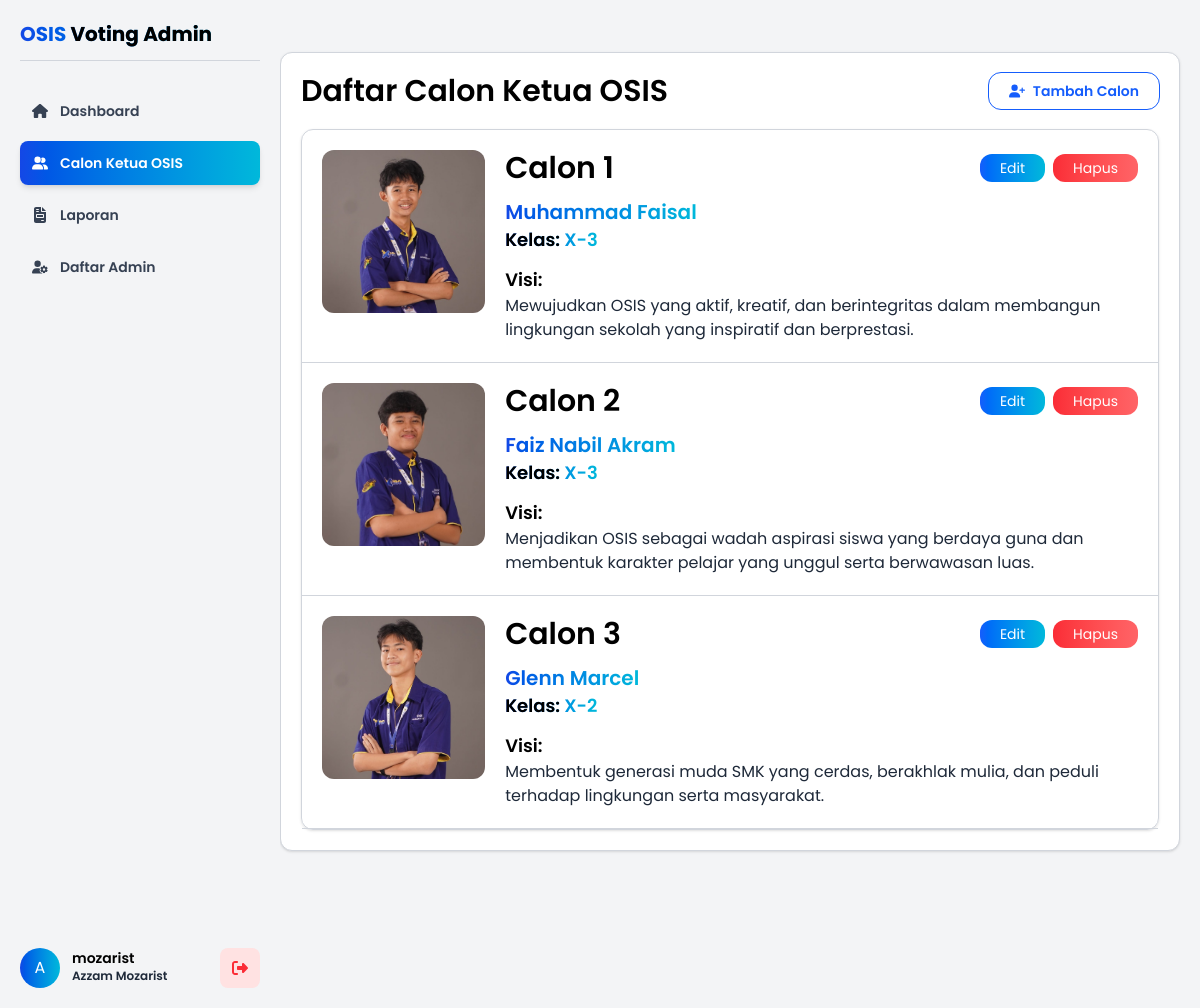
The app's page /admin/calon.php (signed in) with its own data.
### tables this page shows
CREATE TABLE `calon` (
  `id_calon` int NOT NULL,
  `nama` varchar(50) NOT NULL,
  `visi` text NOT NULL,
  `kelas` varchar(50) NOT NULL,
  `foto` varchar(255) NOT NULL
);

### admin/calon.php (the view, shortened to what this page needs)
<?php
include "header.php";
?>
<div class="flex justify-between">
    <h2 class="font-semibold text-3xl">Daftar Calon Ketua OSIS</h2>
<a href="tambah_calon.php" class="flex items-center gap-2 outline w-fit rounded-xl text-blue-600 hover:text-blue-800 px-5 py-2 text-sm font-semibold transition">
    Tambah Calon
</a>
</div>
<div class="border border-gray-300 rounded-xl shadow-sm divide-y divide-gray-300">
    <?php
    $no = 1;
    $sql = "SELECT * FROM calon ORDER BY id_calon ASC";
    $hasil = mysqli_query($koneksi, $sql);
    if (mysqli_num_rows($hasil) == 0) {
        echo "<p>Belum ada calon ketua OSIS!</p>";
    } else {
        foreach ($hasil as $hsl) {
    ?>
    <div class="p-5 w-full flex flex-col md:flex-row gap-5">
    <img src="../Assets/uploads/<?=$hsl['foto']?>" class="w-full md:w-1/5 md:h-1/5 2xl:w-1/7 rounded-xl object-cover aspect-square" alt="foto calon">
    <div class="flex flex-col gap-3 flex-1">
        <div class="flex flex-col md:flex-row justify-between items-start md:items-center gap-5">
            <h5 class="order-2 md:order-1 text-blue-0 text-3xl font-semibold">Calon <?=$no++?></h5>
            <div class="flex gap-2 order-1 md:order-2 w-full md:w-fit">
                <a href="edit_calon.php?id_calon=<?= $hsl['id_calon']?>" class="bg-gradient-to-r from-blue-600 to-cyan-500 px-5 py-1 w-full md:w-fit rounded-xl text-sm text-white">Edit</a>
                <button onclick="konfirmasiHapus()" class="bg-gradient-to-r from-red-500 to-red-400 px-5 py-1 w-full md:w-fit rounded-xl text-sm text-white">Hapus</button>
            </div>
        </div>
        <div>
            <h5 class="bg-gradient-to-r from-blue-700 to-cyan-500 bg-clip-text text-transparent text-xl font-semibold w-fit"><?=$hsl['nama']?></h5>
            <h5 class="bg-gradient-to-r from-blue-700 to-cyan-500 bg-clip-text text-transparent text-lg font-semibold w-fit"><span class="text-black">Kelas: </span><?=$hsl['kelas']?></h5>
        </div>
        <p class="text-gray-800 text-md">
            <span class="text-black text-lg font-semibold">Visi:<br></span>
            <?=$hsl['visi']?>
        </p>
    </div>
</div>
<?php
    }
}
?>
</div>
</main>
</body>
</html>

### records on screen
calon: foto (picture), visi "Mewujudkan OSIS yang aktif, kreatif, dan berintegritas dalam membangun lingkungan sekolah yang inspiratif dan berprestasi."
calon: foto (picture), visi "Menjadikan OSIS sebagai wadah aspirasi siswa yang berdaya guna dan membentuk karakter pelajar yang unggul serta berwawasan luas."
calon: foto (picture), visi "Membentuk generasi muda SMK yang cerdas, berakhlak mulia, dan peduli terhadap lingkungan serta masyarakat."

### other values on screen
substr($_SESSION['nama_lengkap'], 0, 1) "A"
$_SESSION['username'] "mozarist"
$_SESSION['nama_lengkap'] "Azzam Mozarist"
